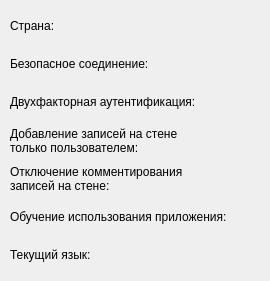
<?xml version="1.0" encoding="UTF-8"?>
<ui version="4.0">
 <class>AccountInfo</class>
 <widget class="QWidget" name="AccountInfo">
  <property name="geometry">
   <rect>
    <x>0</x>
    <y>0</y>
    <width>270</width>
    <height>281</height>
   </rect>
  </property>
  <property name="windowTitle">
   <string>Информация о аккаунте</string>
  </property>
  <widget class="QWidget" name="gridLayoutWidget">
   <property name="geometry">
    <rect>
     <x>10</x>
     <y>10</y>
     <width>251</width>
     <height>261</height>
    </rect>
   </property>
   <layout class="QGridLayout" name="gridLayout">
    <item row="3" column="0">
     <widget class="QLabel" name="label_4">
      <property name="text">
       <string>Добавление записей на стене
только пользователем:</string>
      </property>
     </widget>
    </item>
    <item row="6" column="0">
     <widget class="QLabel" name="label_7">
      <property name="text">
       <string>Текущий язык:</string>
      </property>
     </widget>
    </item>
    <item row="4" column="0">
     <widget class="QLabel" name="label_5">
      <property name="text">
       <string>Отключение комментирования
записей на стене:</string>
      </property>
     </widget>
    </item>
    <item row="5" column="0">
     <widget class="QLabel" name="label_6">
      <property name="text">
       <string>Обучение использования приложения:</string>
      </property>
     </widget>
    </item>
    <item row="0" column="0">
     <widget class="QLabel" name="label">
      <property name="text">
       <string>Страна:</string>
      </property>
     </widget>
    </item>
    <item row="2" column="0">
     <widget class="QLabel" name="label_3">
      <property name="text">
       <string>Двухфакторная аутентификация:</string>
      </property>
     </widget>
    </item>
    <item row="1" column="0">
     <widget class="QLabel" name="label_2">
      <property name="text">
       <string>Безопасное соединение:</string>
      </property>
     </widget>
    </item>
    <item row="0" column="1">
     <widget class="QLabel" name="countryLabel">
      <property name="text">
       <string/>
      </property>
     </widget>
    </item>
    <item row="1" column="1">
     <widget class="QLabel" name="httpLabel">
      <property name="text">
       <string/>
      </property>
     </widget>
    </item>
    <item row="2" column="1">
     <widget class="QLabel" name="fa2Label">
      <property name="text">
       <string/>
      </property>
     </widget>
    </item>
    <item row="3" column="1">
     <widget class="QLabel" name="ownPostsLabel">
      <property name="text">
       <string/>
      </property>
     </widget>
    </item>
    <item row="4" column="1">
     <widget class="QLabel" name="wallRepliesLabel">
      <property name="text">
       <string/>
      </property>
     </widget>
    </item>
    <item row="5" column="1">
     <widget class="QLabel" name="introLabel">
      <property name="text">
       <string/>
      </property>
     </widget>
    </item>
    <item row="6" column="1">
     <widget class="QLabel" name="langLabel">
      <property name="text">
       <string/>
      </property>
     </widget>
    </item>
   </layout>
  </widget>
 </widget>
 <resources/>
 <connections/>
</ui>
